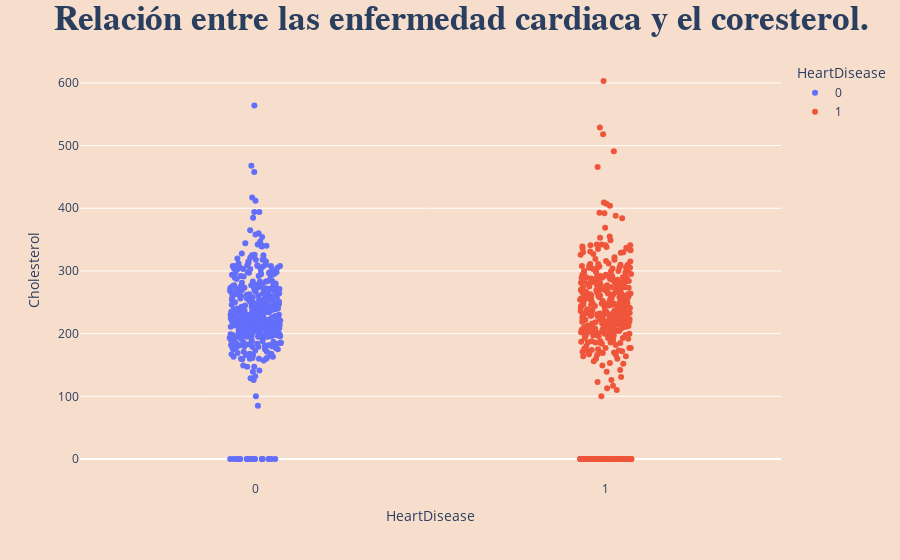

The code cell stored with this chart in its notebook:
### Code cell
#Encontrar la relacion entre las enfermedad cardiaca y el coresterol.
fig = px.strip( df ,x = 'HeartDisease' , y= 'Cholesterol' , color = 'HeartDisease')
fig.update_layout(title = '<b> Relación entre las enfermedad cardiaca y el coresterol. <b>',
                  title_font={'size':35,'family': 'Serif'},
                  paper_bgcolor='#F6DDCC',
                  plot_bgcolor='#F6DDCC')
fig.update_xaxes(showgrid=False)
fig.show()

### Figure 1 — Plotly figure (JSON) as saved in the notebook; plotly's stock layout.template omitted (floating-point values rounded to 4 significant figures; data arrays with more than 128 entries replaced by an {"elided": "..."} marker saying what was removed)
{"data": [{"alignmentgroup": "True", "boxpoints": "all", "fillcolor": "rgba(255,255,255,0)", "hoveron": "points", "hovertemplate": "HeartDisease=%{x}<br>Cholesterol=%{y}<extra></extra>", "legendgroup": "0", "line": {"color": "rgba(255,255,255,0)"}, "marker": {"color": "#636efa"}, "name": "0", "offsetgroup": "0", "orientation": "v", "pointpos": 0, "showlegend": true, "type": "box", "x": {"elided": "410 int values"}, "x0": " ", "xaxis": "x", "y": {"elided": "410 int values"}, "y0": " ", "yaxis": "y"}, {"alignmentgroup": "True", "boxpoints": "all", "fillcolor": "rgba(255,255,255,0)", "hoveron": "points", "hovertemplate": "HeartDisease=%{x}<br>Cholesterol=%{y}<extra></extra>", "legendgroup": "1", "line": {"color": "rgba(255,255,255,0)"}, "marker": {"color": "#EF553B"}, "name": "1", "offsetgroup": "1", "orientation": "v", "pointpos": 0, "showlegend": true, "type": "box", "x": {"elided": "508 int values"}, "x0": " ", "xaxis": "x", "y": {"elided": "508 int values"}, "y0": " ", "yaxis": "y"}], "layout": {"autosize": true, "boxmode": "overlay", "legend": {"title": {"text": "HeartDisease"}, "tracegroupgap": 0}, "margin": {"t": 60}, "paper_bgcolor": "#F6DDCC", "plot_bgcolor": "#F6DDCC", "title": {"font": {"family": "Serif", "size": 35}, "text": "<b> Relación entre las enfermedad cardiaca y el coresterol. <b>"}, "xaxis": {"anchor": "y", "autorange": true, "categoryarray": [0, 1], "categoryorder": "array", "domain": [0, 1], "range": [-0.5, 1.5], "showgrid": false, "title": {"text": "HeartDisease"}, "type": "linear"}, "yaxis": {"anchor": "x", "autorange": true, "domain": [0, 1], "range": [-33.5, 636.5], "title": {"text": "Cholesterol"}, "type": "linear"}}}
